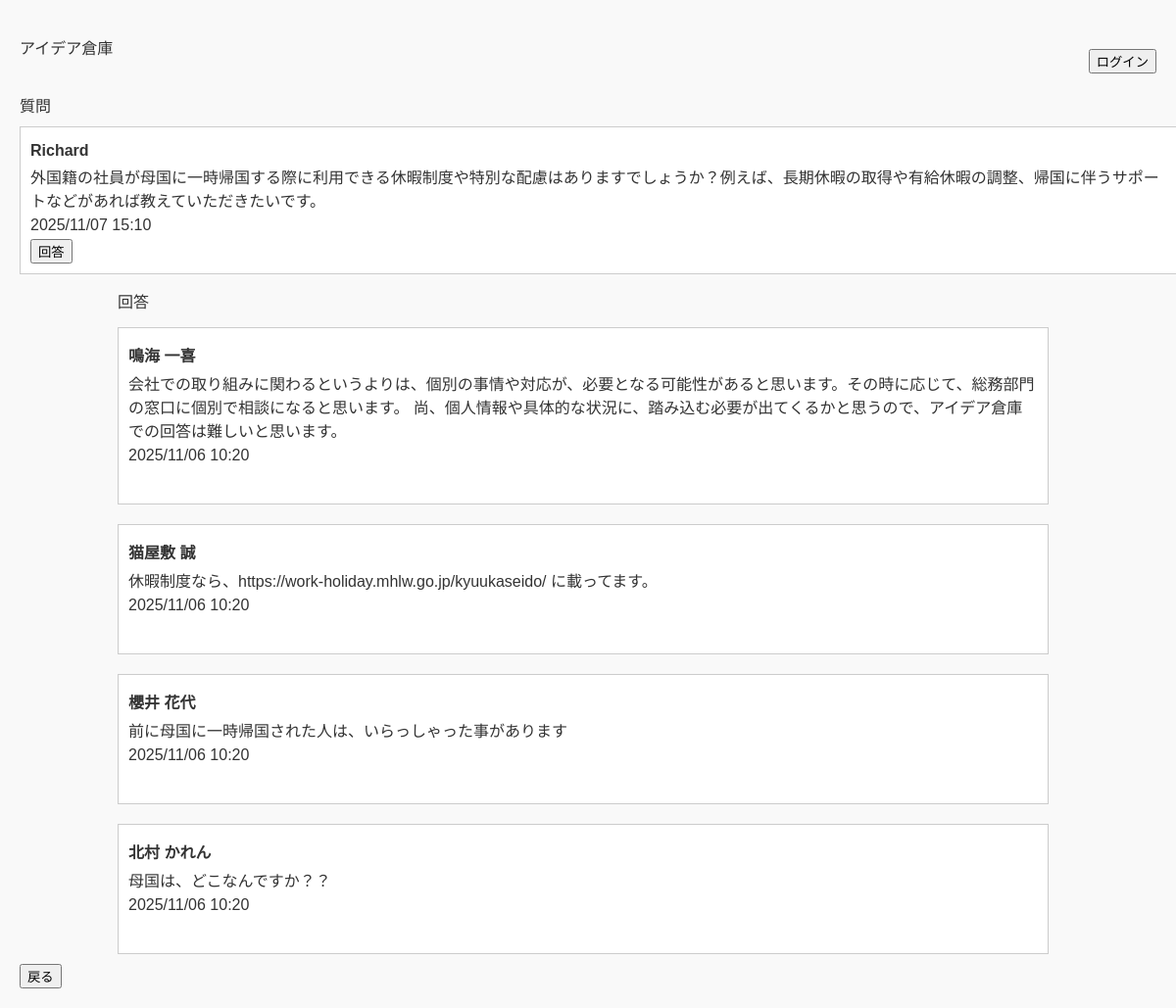
Page /pages/detail.php?id=4 on the committed database.
### tables this page shows
create table question(
    id int auto_increment primary key,
    userId int not null,
    question varchar(256) not null,
    date DATETIME not null,
    deleteFlg TINYINT(1) not null,
    FOREIGN KEY(userId) REFERENCES user(id)
);

create table user(
    id int auto_increment primary key,
    loginId varchar(10) not null UNIQUE,
    CHECK (CHAR_LENGTH(loginId) >= 8),
    password varchar(20) not null UNIQUE,
    CHECK (CHAR_LENGTH(password) >= 6),
    name varchar(10) not null
);

create table answer(
    id bigint auto_increment primary key,
    questionId int not null,
    userId int not null,
    answer varchar(256) not null,
    date DATETIME not null,
    deleteFlg TINYINT(1) not null,
    FOREIGN KEY(questionId) REFERENCES question(id),
    FOREIGN KEY(userId) REFERENCES user(id)
);

### pages/detail.php (the view, shortened to what this page needs)
<?php session_start();
require '../assets/header.php';
require '../db/connect.php';
?>
    <div class="header">
    <a href="questions.php" name="left-area">アイデア倉庫</a>
    <?php
    echo '<div class="right-area">';
    echo '<form action="../index.php" method="post">';
    if(isset($_SESSION['user'])){
    echo '<input type="submit" value="ログアウト">';
    } else {
    echo '<input type="submit" value="ログイン">';
    }
    echo '</form>';
    echo '</div>';
    echo '</div>';
    ?>
    <?php
    $questionId = $_GET['id'];
    if (isset($pdo) ?? $pdo instanceof PDO) {
    $stmt= $pdo->prepare('SELECT question.id, question.userId, question.question, question.date, question.deleteflg,
    user.name FROM question INNER JOIN user ON question.userId = user.id WHERE question.id=? AND question.deleteflg=0;');
    $stmt->execute([$questionId]);
    $question = $stmt->fetch(PDO::FETCH_ASSOC);
    if (isset($question['id']) && $question['deleteflg'] == 0) {
    echo '<p>質問</p>';
    echo '<div class="box">';
    echo '<p>' ,'<strong>', htmlspecialchars($question['name']) ,'</strong>', '</p>';
    echo '<p>' , htmlspecialchars($question['question']) , '</p>';
    echo '<p>' , date('Y/m/d H:i', strtotime($question['date'])) , '</p>';
    $questionId = $question['id'];
    echo '<form action="answer.php" method="get">';
    echo '<input type="submit" value="回答">';
    echo '</form>';
    echo '</div>';
    ?>
    <?php
    $stmt= $pdo->prepare('SELECT answer.userId, answer.id, answer.questionId, answer.answer, answer.date, user.name FROM answer INNER JOIN user ON answer.userId = user.id WHERE questionId = ? AND answer.deleteflg = 0 ORDER BY answer.date DESC');
    $stmt->execute([$questionId]);
    $answers = $stmt->fetchall(PDO::FETCH_ASSOC);
    echo '<div class="container">';
    echo '<p>回答</p>';
    foreach ($answers as $answer) {
    echo '<div class="box answer">';
    echo '<p>', '<strong>', htmlspecialchars($answer['name']),'</strong>' ,'</p>';
    echo '<p>
    ', htmlspecialchars($answer['answer']), '</p>';
    echo '<p>', date('Y/m/d H:i',strtotime($answer['date'])), '</p>';
    echo '</div>';
    }
    echo '</div>';
    } else {
    echo '質問を選択してください';
    }
    }
    ?>
    <form action="questions.php" method="get">
    <input type="submit" value="戻る">
    </form>
    <?php require "../assets/footer.php"?>

### assets/style.css (style rules this page uses)
body { font-family: sans-serif; background-color: #f9f9f9; margin: 20px; color: #333; max-width: 1200px; }
.box { width: 100%; border: 1px solid #ccc; padding: 10px; margin: 10px 0; background-color: #fff; word-break: break-all; overflow-wrap: break-word; white-space: normal; line-break: anywhere; hanging-punctuation: none; }
.answer { margin-left: 0px; }
p { margin: 5px 0; }
a, a:link, a:visited, a:hover, a:active { color: #333; text-decoration: none; }
form { width: 100%; }
.header { display: flex; flex-direction: row; justify-content: space-between; align-items: center; margin-bottom: 20px; width: 100%; box-sizing: border-box; }
.right-area { margin-top: 30px; display: flex; flex-direction: row; gap: 10px; align-items: center; }
.right-area form { display: inline-block; margin: 0; }
.container { width: 80%; display: flex; flex-direction: column; justify-content: center; margin-left: 100px; word-break: break-all; }

### rows in the picture
question: userId.name "Richard", question "外国籍の社員が母国に一時帰国する際に利用できる休暇制度や特別な配慮はありますでしょうか？例えば、長期休暇の取得や有給休暇の調整、帰国に伴うサポートなどがあれば教えていただきたいです。", date "2025/11/07 15:10"
answer: userId.name "鳴海 一喜", answer "会社での取り組みに関わるというよりは、個別の事情や対応が、必要となる可能性があると思います。その時に応じて、総務部門の窓口に個別で相談になると思います。 尚、個人情報や具体的な状況に、踏み込む必要が出てくるかと思うので、アイデア倉庫での回答は難しいと思います。", date "2025/11/06 10:20"
answer: userId.name "猫屋敷 誠", answer "休暇制度なら、https://work-holiday.mhlw.go.jp/kyuukaseido/ に載ってます。", date "2025/11/06 10:20"
answer: userId.name "櫻井 花代", answer "前に母国に一時帰国された人は、いらっしゃった事があります", date "2025/11/06 10:20"
answer: userId.name "北村 かれん", answer "母国は、どこなんですか？？", date "2025/11/06 10:20"
